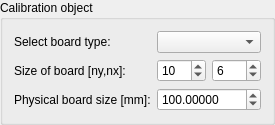
                <widget class="QGroupBox" name="groupBox_4">
                 <property name="title">
                  <string>Calibration object</string>
                 </property>
                 <layout class="QFormLayout" name="formLayout_2">
                  <property name="fieldGrowthPolicy">
                   <enum>QFormLayout::AllNonFixedFieldsGrow</enum>
                  </property>
                  <item row="0" column="0">
                   <widget class="QLabel" name="label_33">
                    <property name="text">
                     <string>Select board type:</string>
                    </property>
                   </widget>
                  </item>
                  <item row="0" column="1">
                   <widget class="QComboBox" name="comboBoardType_2"/>
                  </item>
                  <item row="1" column="0">
                   <widget class="QLabel" name="label_34">
                    <property name="text">
                     <string>Size of board [ny,nx]:</string>
                    </property>
                   </widget>
                  </item>
                  <item row="1" column="1">
                   <layout class="QHBoxLayout" name="horizontalLayout_53">
                    <item>
                     <widget class="QSpinBox" name="spinBoxBoardSizeX_2">
                      <property name="value">
                       <number>10</number>
                      </property>
                     </widget>
                    </item>
                    <item>
                     <widget class="QSpinBox" name="spinBoxBoardSizeY_2">
                      <property name="value">
                       <number>6</number>
                      </property>
                     </widget>
                    </item>
                   </layout>
                  </item>
                  <item row="2" column="0">
                   <widget class="QLabel" name="label_35">
                    <property name="text">
                     <string>Physical board size [mm]:</string>
                    </property>
                   </widget>
                  </item>
                  <item row="2" column="1">
                   <layout class="QHBoxLayout" name="horizontalLayout_54">
                    <item>
                     <widget class="QDoubleSpinBox" name="_squarePhysicalSize_SPINB_2">
                      <property name="decimals">
                       <number>5</number>
                      </property>
                      <property name="maximum">
                       <double>999999999.000000000000000</double>
                      </property>
                      <property name="value">
                       <double>100.000000000000000</double>
                      </property>
                     </widget>
                    </item>
                   </layout>
                  </item>
                 </layout>
                </widget>
